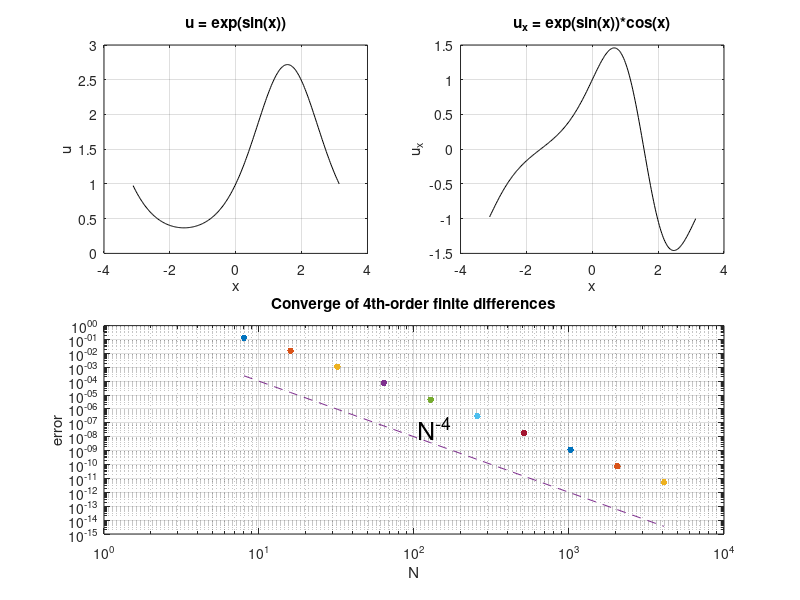

Here is the MATLAB script that generated this plot:
%P1  Convergence of fourth-order finite differences
close all;
scrsz = get(groot,'ScreenSize');
figure('position', [100   100   4/5*scrsz(3)  4/5*scrsz(4)]); 

%% For various N, set up grid in [-pi, pi] and function u(x):
Nvec = 2.^(3:12);
clf, subplot(2,2,[3, 4]);

for N = Nvec
    %% MOST INTERESTING CODE.
    h = 2*pi/N;
    x = -pi + (1:N)'*h;
    u = exp(sin(x));
    uprime = cos(x).*u;
    
    % Construct sparse 4th-order differentiation matrix:
    e = ones(N,1);
    
    % Code from exercise class.
    c = zeros(length(x), 1);
    c([1 2 3, end-1, end]) = [0, -2/3, 1/12, -1/12, 2/3];
    % As for the Toeplitz matrix, the first element of column and row must
    % be identical. Use "help toeplitz"
    % Option 1: 
	% r = [0; flipud(c(2:end))]; 
    % Option 2:
    r = -c;
    
    D = (1/h)*toeplitz(c, r);
    %----------------------------------------
    % Trefethen book.
%     D =   sparse(1:N,[2:N 1], 2*e/3,N,N)...
%         - sparse(1:N,[3:N 1 2], e/12,N,N);
%     DDD = (D - D');
    %----------------------------------------
    % Plot max(abs(D*u - uprime)):
    error = norm(D*u - uprime, inf);
    %%
    loglog(N, error, '.', 'markersize', 15), hold on;
end
grid on, xlabel N, ylabel error
title('Converge of 4th-order finite differences');
semilogy(Nvec,Nvec.^(-4), '--');
text(105, 5e-8, 'N^{-4}', 'fontsize', 18);

% Plot the function and its derivative.
N = 2^8; h = 2*pi/N; x = -pi + (1:N)'*h;
u = exp(sin(x));
uprime = cos(x).*u;
subplot(2,2,1)
plot(x,u,'k')
title('u = exp(sin(x))')
grid on, xlabel x, ylabel u
subplot(2,2,2)
plot(x,uprime,'k')
title('u_x = exp(sin(x))*cos(x)')
grid on, xlabel x, ylabel u_x